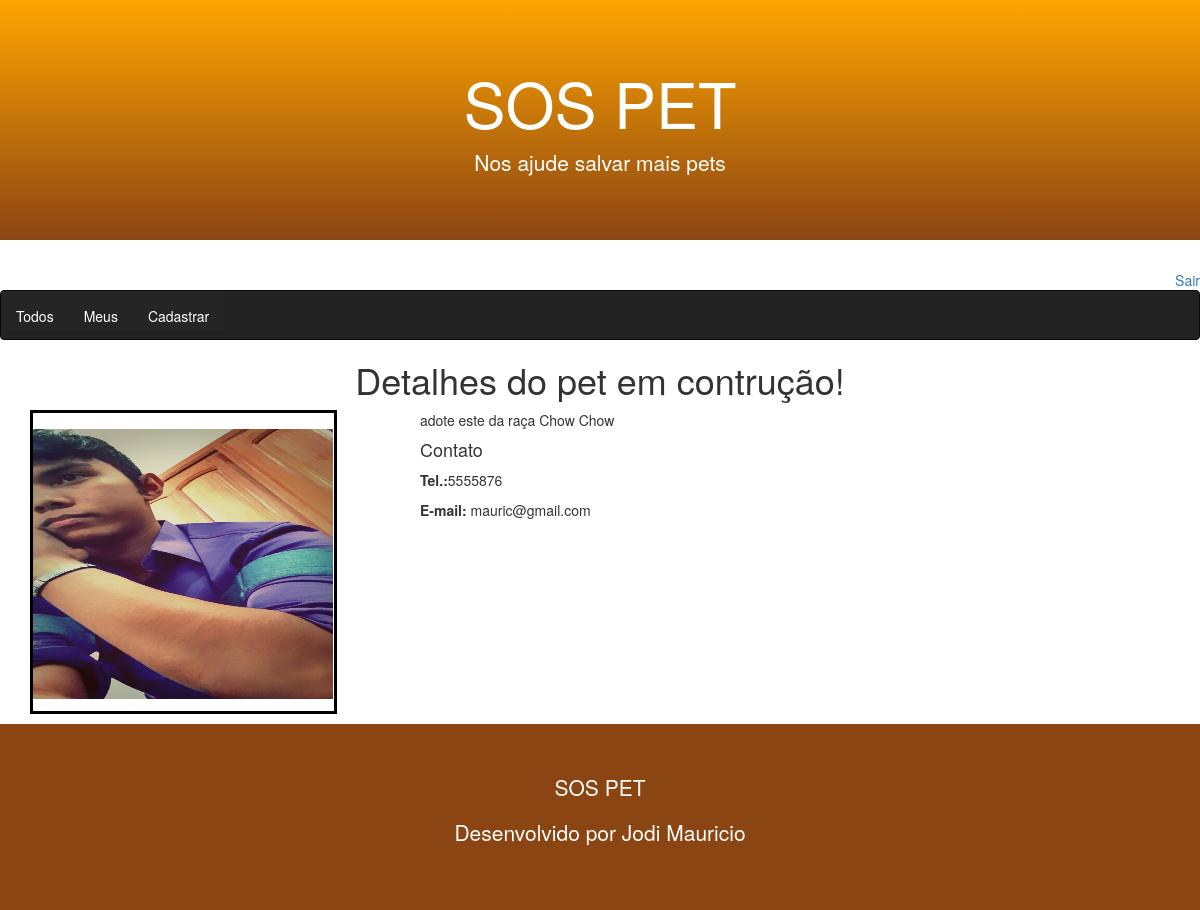
The page /pet/detail/2/ on the database its author committed.
### core/models.py (models this page shows, shortened)
class Pet(models.Model):
    city = models.CharField(max_length=100)
    description = models.TextField()
    phone = models.CharField(max_length=11)
    email = models.EmailField()
    begin_date = models.DateTimeField(auto_now_add=True)
    photo = models.ImageField(upload_to='pet')
    active = models.BooleanField(default=True)
    user = models.ForeignKey(User, on_delete=models.CASCADE)
    class Meta:
        db_table = 'pet'

### core/views.py (the view)
# urls.py: path('pet/detail/<id>/',views.pet_detail),
def pet_detail(request, id):
    pet=Pet.objects.get(active=True, id=id)
    return render (request, 'pet.html',{'pet':pet})

### templates/pet.html (shortened to what this page needs)
{% extends "model-page.html" %}
{% block content %}
<h1 class="text-center">Detalhes do pet em contrução!</h1>
<div class="container mp-4 mb-4">
    <div class="row">
        <div class="col-sm-4">
            <div style="border-color: black; border-style: solid; width: 307px; height: 304px">
                <img src="{{ pet.photo.url }}" width="300" height="270" style="margin-top: 16px">
            </div>
    </div>
        <div class="col-sm-8">
            <p>{{pet.description}}</p>
            <h4>Contato</h4>
            <p><b>Tel.:</b>{{pet.phone}}</p>
            <p><b>E-mail:  </b>{{ pet.email }}</p>
        </div>
</div>
</div>
{% endblock %}

### rows shown on the page
Pet: photo (picture), description "adote este da raça Chow Chow", phone "5555876", email "mauric@gmail.com"
